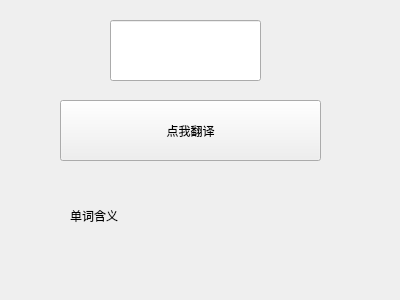
<?xml version="1.0" encoding="UTF-8"?>
<ui version="4.0">
 <class>Widget</class>
 <widget class="QWidget" name="Widget">
  <property name="geometry">
   <rect>
    <x>0</x>
    <y>0</y>
    <width>400</width>
    <height>300</height>
   </rect>
  </property>
  <property name="windowTitle">
   <string>Widget</string>
  </property>
  <widget class="QPushButton" name="pushButton">
   <property name="geometry">
    <rect>
     <x>60</x>
     <y>100</y>
     <width>261</width>
     <height>61</height>
    </rect>
   </property>
   <property name="text">
    <string>点我翻译</string>
   </property>
  </widget>
  <widget class="QLineEdit" name="lineEdit">
   <property name="geometry">
    <rect>
     <x>110</x>
     <y>20</y>
     <width>151</width>
     <height>61</height>
    </rect>
   </property>
  </widget>
  <widget class="QLabel" name="label">
   <property name="geometry">
    <rect>
     <x>70</x>
     <y>190</y>
     <width>251</width>
     <height>51</height>
    </rect>
   </property>
   <property name="text">
    <string>单词含义</string>
   </property>
  </widget>
 </widget>
 <layoutdefault spacing="6" margin="11"/>
 <resources/>
 <connections/>
</ui>
